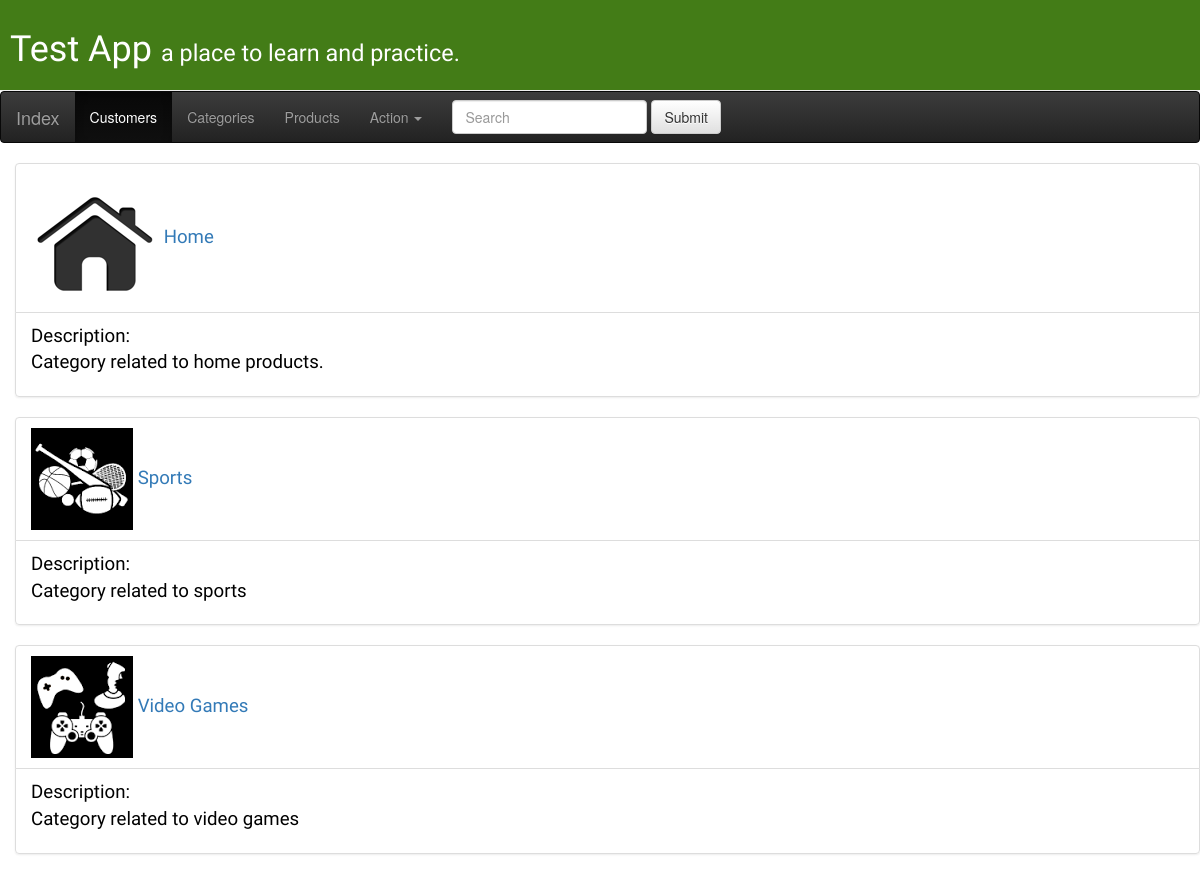
Page /category/ on the earlier database version.
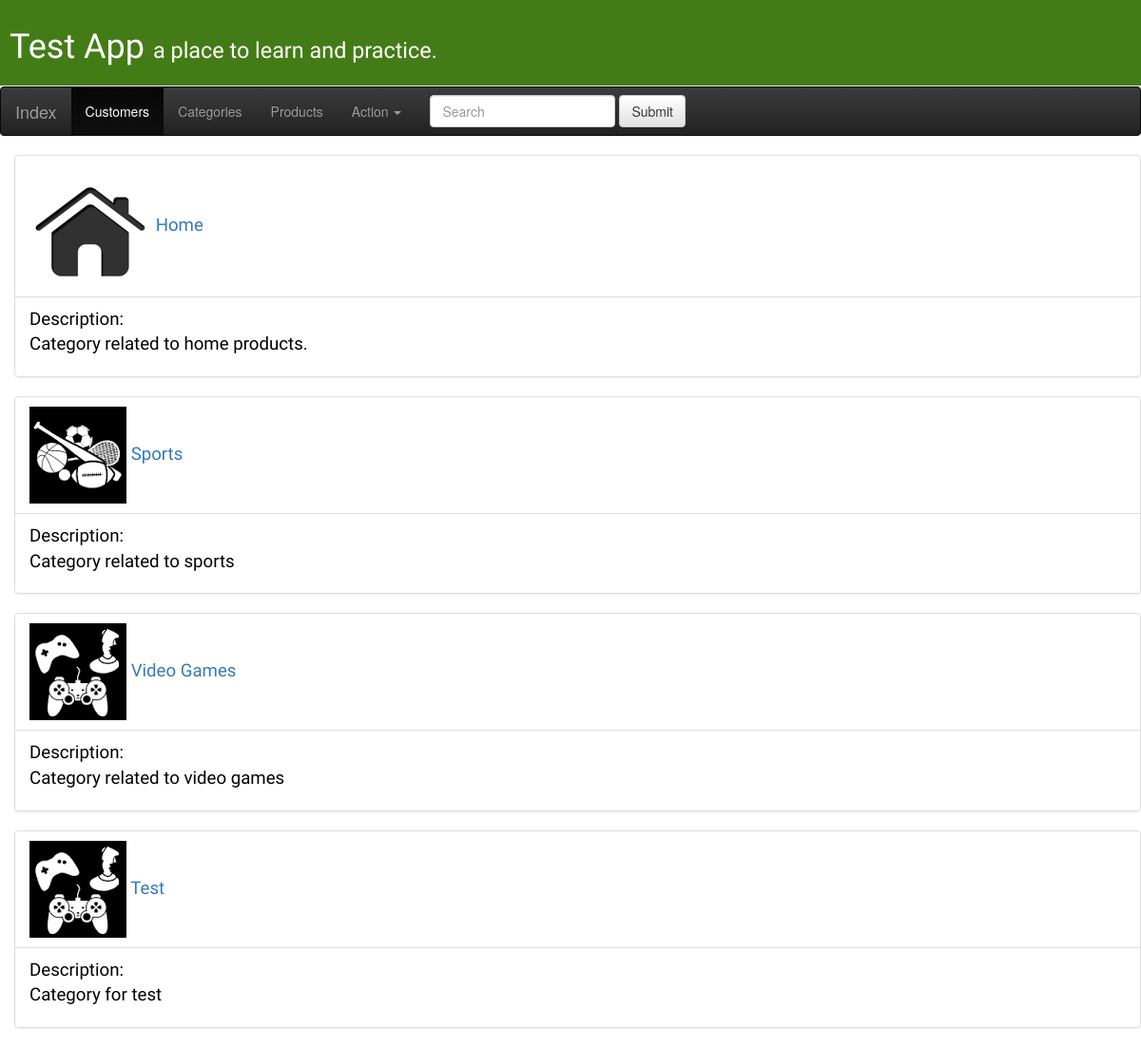
Same page on the later database version.
### app/models.py (models this page shows, shortened)
class Category(models.Model):
	name = models.CharField(max_length=20, unique=True)
	description = models.TextField()
	slug = models.SlugField(unique=True)
	image = models.ImageField(upload_to='images/category', blank=True, null=True)
	created_at = models.DateTimeField(blank=True, null=True)
	modified_at = models.DateTimeField(blank=True, null=True)

### app/views.py (the view)
# urls.py: url(r'^category/$', views.category_list, name='category_list'),
def category_list(request):
	categories = Category.objects.all()
	return render(request, 'app/category_list.html', {'categories': categories})

### app/templates/app/category_list.html
{% extends 'app/base.html' %}
{% block context %}
{% if categories %}
{% for category in categories %}
<tr>
<p>
<ul class="list-group">
	{% if category.image %}
  <li class="list-group-item"><img src="{{ category.image.url }}">
  	{% endif %}
  <a href="{% url 'category_detail' pk=category.pk %}">{{ category.name}}</a>
  </li>
  <li class="list-group-item">Description: {{ category.description | linebreaks }}</li>
</ul>
</p>
</tr>
{% endfor %}
{% else %}
<h1>No Categories registered yet :(</h1>
{% endif %}
{% endblock %}

Differences in the rows shown:
added Category: image (picture), name "Test", description "Category for test"
